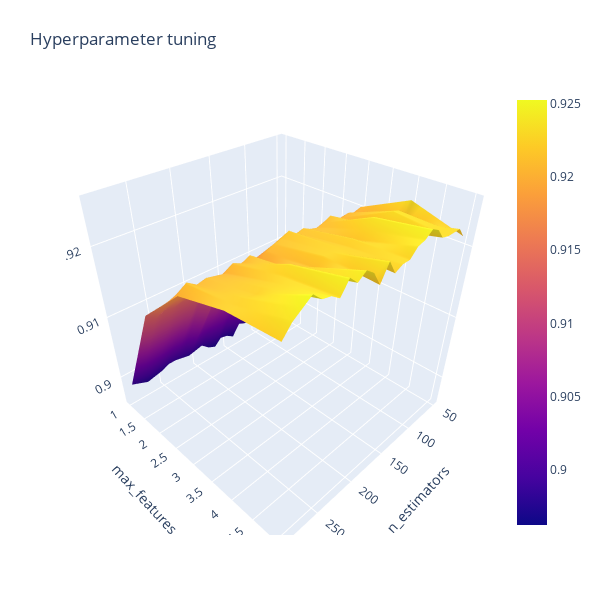

Notebook source saved alongside this figure:
### Code cell
#visualize tuned model by parameters (3D)
import plotly.graph_objects as go


fig = go.Figure(data= [go.Surface(z=z, y=y, x=x)], layout=layout )
fig.update_layout(title='Hyperparameter tuning',
                  scene = dict(
                    xaxis_title='n_estimators',
                    yaxis_title='max_features',
                    zaxis_title='Accuracy'),
                  autosize=False,
                  width=600, height=600,
                  margin=dict(l=65, r=50, b=65, t=90))
fig.show()

### Figure 1 — Plotly figure (JSON) as saved in the notebook; plotly's stock layout.template omitted (floating-point values rounded to 4 significant figures)
{"data": [{"type": "surface", "x": [50, 60, 70, 80, 90, 100, 110, 120, 130, 140, 150, 160, 170, 180, 190, 200, 210, 220, 230, 240, 250, 260, 270, 280, 290], "y": [1, 2, 3, 4, 5], "z": [[0.8981, 0.8994, 0.8999, 0.8962, 0.8978, 0.897, 0.8981, 0.8983, 0.8989, 0.897, 0.8978, 0.8981, 0.897, 0.8975, 0.8986, 0.8983, 0.8981, 0.8983, 0.8986, 0.8986, 0.8981, 0.8978, 0.8975, 0.8981, 0.8986], [0.9126, 0.9118, 0.9139, 0.9137, 0.9121, 0.9121, 0.9134, 0.9131, 0.9126, 0.9115, 0.9123, 0.9139, 0.9139, 0.9137, 0.9123, 0.9131, 0.9113, 0.9142, 0.9126, 0.9131, 0.9134, 0.9131, 0.9134, 0.9129, 0.9139], [0.9203, 0.9197, 0.9203, 0.92, 0.9197, 0.921, 0.9205, 0.9203, 0.9205, 0.921, 0.9208, 0.9216, 0.921, 0.9208, 0.9203, 0.9189, 0.9208, 0.9203, 0.9208, 0.92, 0.9203, 0.9205, 0.9203, 0.921, 0.92], [0.9234, 0.921, 0.9229, 0.9232, 0.9213, 0.9221, 0.9237, 0.9226, 0.9216, 0.9224, 0.9218, 0.9221, 0.9221, 0.9221, 0.921, 0.9218, 0.9218, 0.9232, 0.9224, 0.9221, 0.9221, 0.9218, 0.9221, 0.9218, 0.9218], [0.9213, 0.9226, 0.9226, 0.9226, 0.9229, 0.9242, 0.9247, 0.924, 0.9237, 0.9226, 0.9226, 0.9221, 0.924, 0.9218, 0.9237, 0.9245, 0.9237, 0.9247, 0.9232, 0.924, 0.9242, 0.9253, 0.9245, 0.9237, 0.9224]]}], "layout": {"autosize": false, "height": 600, "margin": {"b": 65, "l": 65, "r": 50, "t": 90}, "scene": {"xaxis": {"title": {"text": "n_estimators"}}, "yaxis": {"title": {"text": "max_features"}}, "zaxis": {"title": {"text": "Accuracy"}}}, "title": {"text": "Hyperparameter tuning"}, "width": 600, "xaxis": {"title": {"text": "n_estimators"}}, "yaxis": {"title": {"text": "max_features"}}}}
